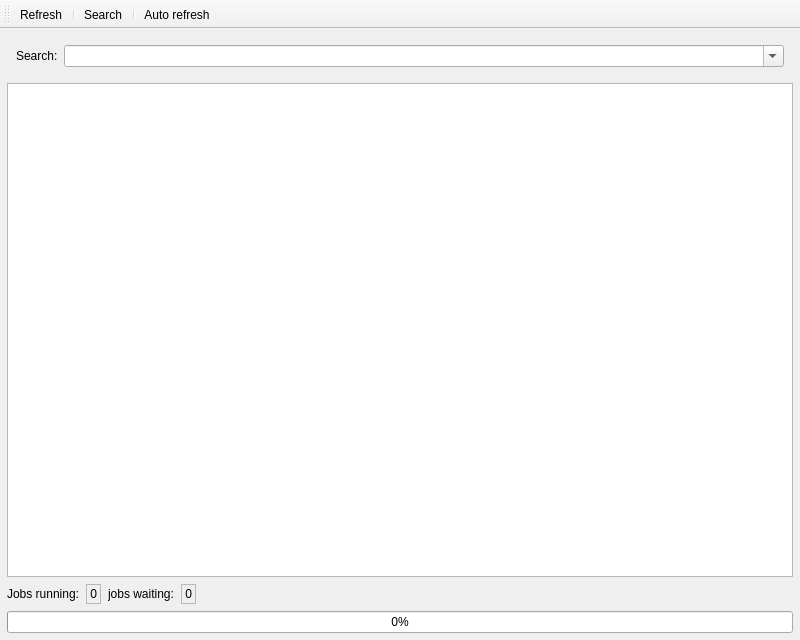
<?xml version="1.0" encoding="UTF-8"?>
<ui version="4.0">
 <class>MainWindow</class>
 <widget class="QMainWindow" name="MainWindow">
  <property name="geometry">
   <rect>
    <x>0</x>
    <y>0</y>
    <width>800</width>
    <height>640</height>
   </rect>
  </property>
  <property name="windowTitle">
   <string>SLURM Node Monitor</string>
  </property>
  <widget class="QWidget" name="centralwidget">
   <layout class="QVBoxLayout" name="verticalLayout">
    <property name="spacing">
     <number>7</number>
    </property>
    <property name="leftMargin">
     <number>7</number>
    </property>
    <property name="topMargin">
     <number>7</number>
    </property>
    <property name="rightMargin">
     <number>7</number>
    </property>
    <property name="bottomMargin">
     <number>7</number>
    </property>
    <item>
     <widget class="QWidget" name="search_panel" native="true">
      <layout class="QHBoxLayout" name="search_layout">
       <property name="spacing">
        <number>6</number>
       </property>
       <item>
        <widget class="QLabel" name="label">
         <property name="text">
          <string>Search:</string>
         </property>
        </widget>
       </item>
       <item>
        <widget class="QComboBox" name="search_combo">
         <property name="sizePolicy">
          <sizepolicy hsizetype="Preferred" vsizetype="Fixed">
           <horstretch>10</horstretch>
           <verstretch>0</verstretch>
          </sizepolicy>
         </property>
         <property name="editable">
          <bool>true</bool>
         </property>
        </widget>
       </item>
      </layout>
     </widget>
    </item>
    <item>
     <widget class="QTableView" name="node_view_table">
      <attribute name="verticalHeaderVisible">
       <bool>false</bool>
      </attribute>
     </widget>
    </item>
    <item>
     <layout class="QHBoxLayout" name="horizontalLayout">
      <item>
       <widget class="QLabel" name="label_2">
        <property name="text">
         <string>Jobs running:</string>
        </property>
       </widget>
      </item>
      <item>
       <widget class="QLabel" name="running_jobs_label">
        <property name="frameShape">
         <enum>QFrame::StyledPanel</enum>
        </property>
        <property name="text">
         <string>0</string>
        </property>
        <property name="alignment">
         <set>Qt::AlignRight|Qt::AlignTrailing|Qt::AlignVCenter</set>
        </property>
       </widget>
      </item>
      <item>
       <widget class="QLabel" name="label_3">
        <property name="text">
         <string>jobs waiting:</string>
        </property>
       </widget>
      </item>
      <item>
       <widget class="QLabel" name="waiting_jobs_label">
        <property name="frameShape">
         <enum>QFrame::StyledPanel</enum>
        </property>
        <property name="text">
         <string>0</string>
        </property>
        <property name="alignment">
         <set>Qt::AlignRight|Qt::AlignTrailing|Qt::AlignVCenter</set>
        </property>
       </widget>
      </item>
      <item>
       <spacer name="horizontalSpacer">
        <property name="orientation">
         <enum>Qt::Horizontal</enum>
        </property>
        <property name="sizeHint" stdset="0">
         <size>
          <width>40</width>
          <height>20</height>
         </size>
        </property>
       </spacer>
      </item>
     </layout>
    </item>
    <item>
     <widget class="QProgressBar" name="processing_progress">
      <property name="value">
       <number>0</number>
      </property>
      <property name="invertedAppearance">
       <bool>false</bool>
      </property>
     </widget>
    </item>
   </layout>
  </widget>
  <widget class="QMenuBar" name="menubar">
   <property name="geometry">
    <rect>
     <x>0</x>
     <y>0</y>
     <width>800</width>
     <height>23</height>
    </rect>
   </property>
  </widget>
  <widget class="QToolBar" name="toolBar">
   <property name="windowTitle">
    <string>toolBar</string>
   </property>
   <property name="toolButtonStyle">
    <enum>Qt::ToolButtonTextUnderIcon</enum>
   </property>
   <attribute name="toolBarArea">
    <enum>TopToolBarArea</enum>
   </attribute>
   <attribute name="toolBarBreak">
    <bool>false</bool>
   </attribute>
   <addaction name="action_refresh"/>
   <addaction name="separator"/>
   <addaction name="action_search"/>
   <addaction name="separator"/>
   <addaction name="action_auto_refresh"/>
  </widget>
  <action name="action_refresh">
   <property name="icon">
    <iconset resource="../icons/toolbar_icons.qrc">
     <normaloff>:/icons/round_refresh_black_24dp.png</normaloff>:/icons/round_refresh_black_24dp.png</iconset>
   </property>
   <property name="text">
    <string>Refresh</string>
   </property>
  </action>
  <action name="action_auto_refresh">
   <property name="checkable">
    <bool>true</bool>
   </property>
   <property name="icon">
    <iconset resource="../icons/toolbar_icons.qrc">
     <normaloff>:/icons/round_autorenew_black_24dp.png</normaloff>:/icons/round_autorenew_black_24dp.png</iconset>
   </property>
   <property name="text">
    <string>Auto refresh</string>
   </property>
  </action>
  <action name="action_search">
   <property name="checkable">
    <bool>true</bool>
   </property>
   <property name="icon">
    <iconset resource="../icons/toolbar_icons.qrc">
     <normaloff>:/icons/round_search_black_24dp.png</normaloff>:/icons/round_search_black_24dp.png</iconset>
   </property>
   <property name="text">
    <string>Search</string>
   </property>
   <property name="shortcut">
    <string>Ctrl+F</string>
   </property>
  </action>
 </widget>
 <resources>
  <include location="../icons/toolbar_icons.qrc"/>
 </resources>
 <connections/>
</ui>
